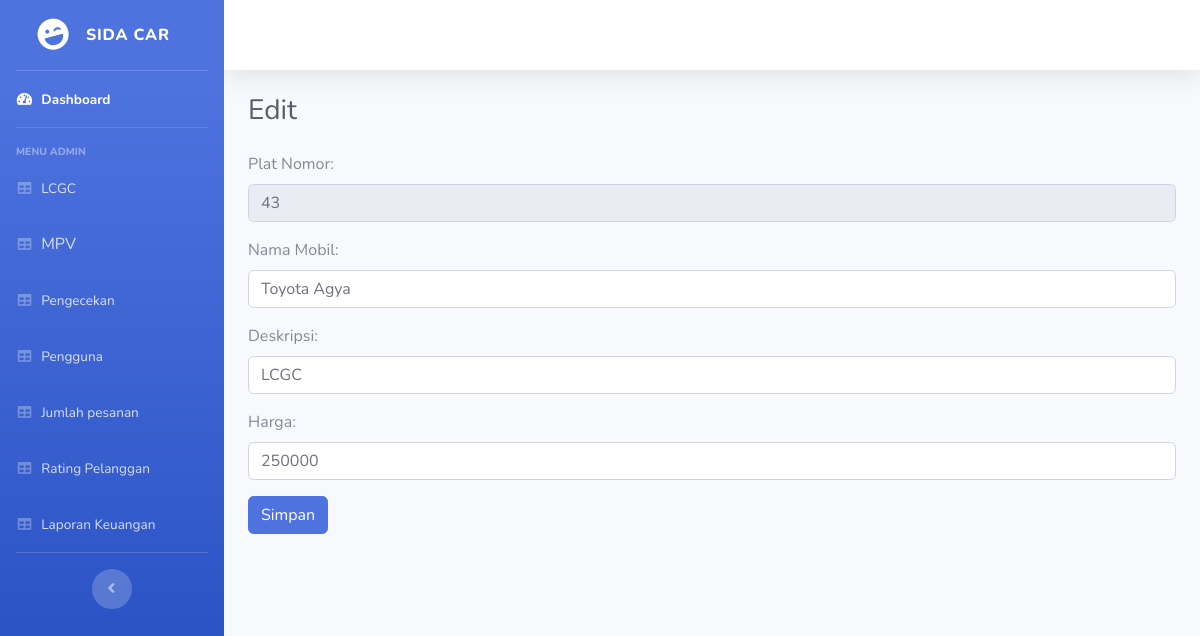
Page /Src/Index_Admin/add_pet.php?editid=43 (signed in) on the committed database.
### tables this page shows
CREATE TABLE `products` (
  `plat_nomor` varchar(10) NOT NULL,
  `type` tinyint(4) NOT NULL COMMENT '0 = "LCGC", 1 = "MPV"',
  `product_name` varchar(100) NOT NULL,
  `product_details` varchar(300) NOT NULL,
  `product_price` varchar(30) NOT NULL,
  `image` varchar(300) NOT NULL
);

### Src/Index_Admin/add_pet.php (the view, shortened to what this page needs)
<?php
include 'header.php';
      ?>
          <?php
$plat_nomor = "";
$pet_name = "";
$pet_desc = "";
$pet_price = "";
if (isset($_REQUEST['editid']) && $_REQUEST['editid'] != NULL) {
  $editid = $_REQUEST['editid'];
  $fetch_pet = "SELECT * FROM products WHERE plat_nomor = '$editid'";
  $result = $conn->query($fetch_pet);
  while ($row = $result->fetch_assoc()) {
    $plat_nomor = $row['plat_nomor'];
    $pet_name = $row['product_name'];
    $pet_desc = $row['product_details'];
    $pet_price = $row['product_price'];
  }
}
    ?>
<div class="container-fluid">
  <h1 class="h3 mb-4 text-gray-800">
    <?php echo isset($_REQUEST['editid']) ? "Edit" : "Tambah"; ?>
  </h1>
  <form method='post' enctype="multipart/form-data">
    <div class="form-group">
      <label for="plat_nomor">Plat Nomor:</label>
      <input type="text" class="form-control" id="plat_nomor" name="plat_nomor" value="<?php echo $plat_nomor; ?>" <?php echo isset($_REQUEST['editid']) ? "readonly" : ""; ?>>
    </div>
    <div class="form-group">
      <label for="pet_name">Nama Mobil:</label>
      <input type="text" class="form-control" id="pet_name" name="pet_name" value="<?php echo $pet_name; ?>">
    </div>
    <div class="form-group">
      <label for="pet_desc">Deskripsi:</label>
      <input type="text" class="form-control" id="pet_desc" name="pet_desc" value="<?php echo $pet_desc; ?>">
    </div>
    <div class="form-group">
      <label for="pet_price">Harga:</label>
      <input type="text" class="form-control" id="pet_price" name="pet_price" value="<?php echo $pet_price; ?>">
    </div>
    <button type="submit" class="btn btn-primary" name='addpet'>Simpan</button>
  </form>
</div>
</div>
</div>
</div>
</body>
</html>

### rows in the picture
products: plat_nomor "43", pet_name "Toyota Agya", pet_desc "LCGC", pet_price "250000"
